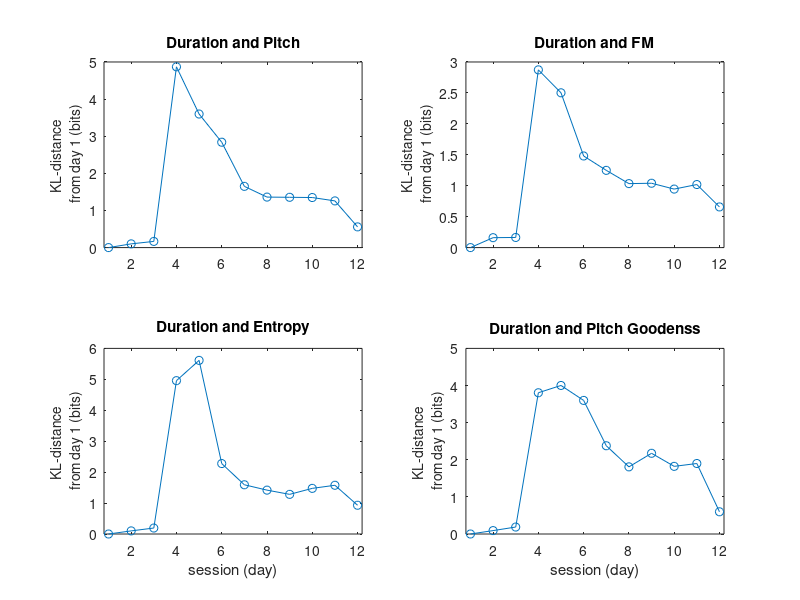
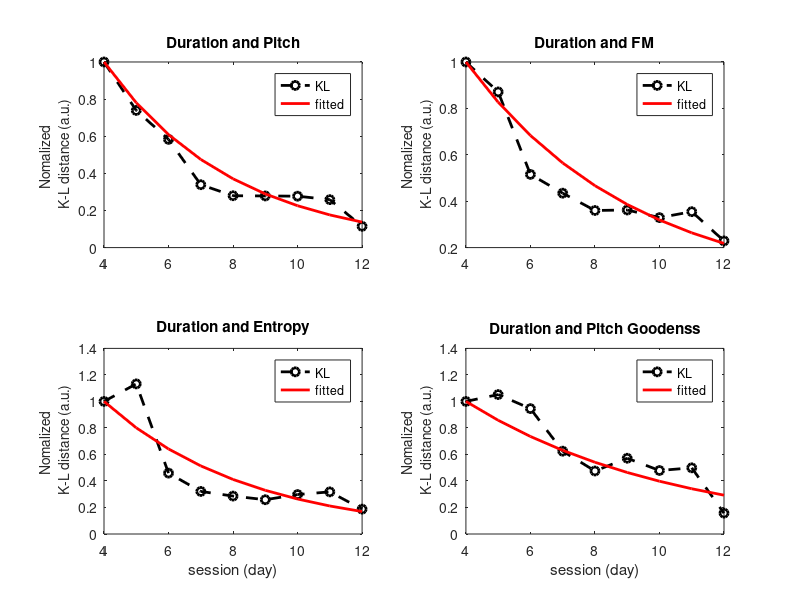

These figures' MATLAB source, in order:
%%%%%%%%%%%%%%%%%%%%%%%%%%%%%%%%%%%%%%%%%%%%%%%
% Study on the phonology recovery             %
% Calculate the K-L distance for each feature %
%%%%%%%%%%%%%%%%%%%%%%%%%%%%%%%%%%%%%%%%%%%%%%%

clear;
load Data;
    
%%% set the discretization lines %%%
M = length(data_info);
x_all = [];
for k = 1:M
    x_all = [x_all; x{k}];   % add all data together
end

l_edge = min(x_all) - eps;
u_edge = max(x_all) + eps;

N = size(x_all, 2) - 1;    % remove the last column which indicates bout numbers
NumG = 16;                 % NumG - 1 is the number of bins in each coordinate
for n = 1:N
    Edges{n} = linspace(l_edge(n), u_edge(n), NumG);
    Edges{n}(end) = Edges{n}(end) + 1e-10;      % inlcude the boundary points
end 

%%% calculate the probability in each bin %%%
for n = 1:N-1
    edges{1} = Edges{1};
    edges{2} = Edges{n+1};
    for k = 1:M
        temp = hist3(x{k}(:, [1 n+1]),'Edges', edges);
        p(:,:,k,n) = temp(1:end-1,1:end-1);    % remove the artifact in the command
        p(:,:,k,n) = p(:,:,k,n)/sum(sum(p(:,:,k,n)));       % normalization
    end
end   

% avoid zero probability (because zero is sensitive in K-L calculations)
for n = 1:N-1
    for k = 1:M
        p(:,:,k,n) = (p(:,:,k,n)+1e-6)/sum(sum(p(:,:,k,n)+1e-6)); 
    end
end

%%% estimate the K-L distance from day 1 for each feature %%%
for n = 1:N-1
    E(1,n) = sum(sum(p(:,:,1,n).*log2(p(:,:,1,n)+eps)));
    for k = 2:M
        E(k,n) = sum(sum(p(:,:,1,n).*log2(p(:,:,k,n)+eps)));
    end
end
KL = ones(M,1)*E(1,:)-E;

%%% plot the K-L distance %%%
figure(1)
feature = {'Pitch', 'FM', 'Entropy', 'Pitch Goodenss'};
for n = 1:N-1
    subplot(2,2,n);
    plot(KL(:,n), 'o-');
    xlim([0.8 M+.2]); 
    title(sprintf('Duration and %s', feature{n}), 'fontsize', 11);
    ylabel(sprintf('KL-distance \n from day 1 (bits)'), 'fontsize', 10);
    if n > 2
        xlabel('session (day)');
    end
end

%%% estimate the recovery rate %%%
nKL = KL(4:M,:)./(ones(M-3,1)*KL(4,:));  % normalized K-L distances in the recovery part

X = (0:M-4)';
Y = log(nKL);
tau = -1./(inv(X'*X)*X'*Y);     % tau: recovery rate 

%%% plot the recovery rate %%%
figure(2)
d = 0:M-4;
y = exp(-(ones(N-1,1)*d)./(tau'*ones(1,M-3)));
for n = 1:N-1
    subplot(2,2,n);
    plot(4:M, nKL(:,n), 'ko--','linewidth', 2); 
    hold on;
    plot(4:M, y(n,:), 'r-','linewidth', 2); 
    ylabel(sprintf('Nomalized \n K-L distance (a.u.)'), 'fontsize', 10);
    title(sprintf('Duration and %s', feature{n}), 'fontsize', 11);
    if n > 2
        xlabel('session (day)');
    end
    legend('KL', 'fitted');
end



